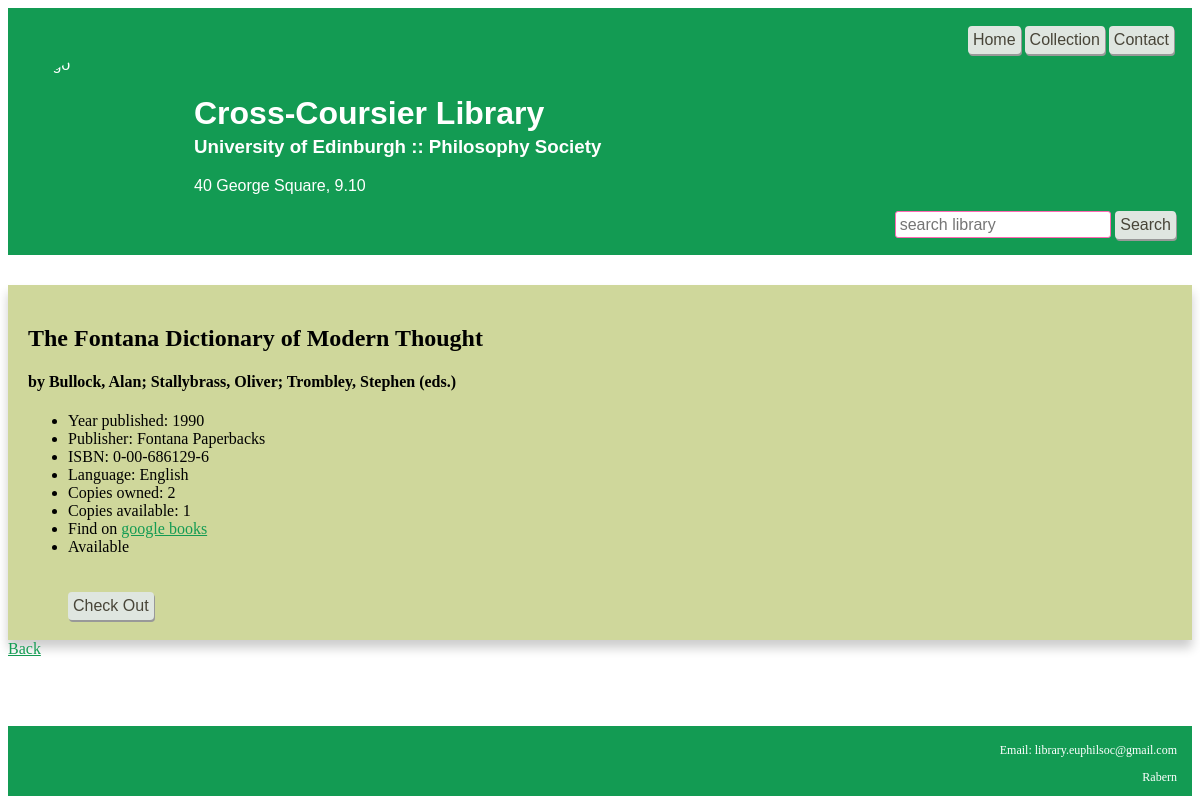
Screenshot of /library/details/7/ with the database file from the repository.
### libraryapp/models.py (models this page shows, shortened)
class Book(models.Model):
    call_number = models.CharField(max_length =50)
    author = models.CharField(max_length =100)
    title = models.CharField(max_length =100)
    year = models.CharField(max_length =50)
    publisher = models.CharField(max_length =100)
    isbn = models.CharField(max_length =100)
    inventory = models.SmallIntegerField()
    available = models.SmallIntegerField()
    language = models.CharField(max_length =100)
    notes = models.TextField(null=True)

### libraryapp/views.py (the view)
# urls.py: path('details/<int:id>/', book_detail, name ="details"),
def book_detail(request,id):
    book = get_object_or_404(Book,id=id)
    context ={
        "book": book
    }
    return render(request, "library/detail.html", context)

### libraryapp/templates/library/detail.html (shortened to what this page needs)
{% extends 'base.html'%}
{% block content %}
 <div>
<div class="card">
  <div class="container">
    <h2><b>{{ book.title}}</b></h2>
    <h4> by {{ book.author }}</h4>
  <ul>
    <li>Year published: {{ book.year}} </li>
    <li>Publisher: {{ book.publisher}} </li>
    <li>ISBN: {{ book.isbn}}</li>
    <li>Language: {{ book.language}} </li>
    <li>Copies owned: {{ book.inventory}} </li>
    <li>Copies available: {{ book.available}} </li>
    <li>Find on <a style href="https://www.google.com/search?tbm=bks&q={{book.title}}">google books </a> </li>
    <li>{{ book.available|yesno:"Available,Not Available"}}</li>
  </ul>
</div>
{%if book.available %}
<div id="check"><button  onclick="location.href = '{% url 'checkout' book.id %}'">Check Out</button></div>
{%else%}
<div id="check">All copies of this item are checked out</div>
{%endif%}
</div>
<div> <a href="{% url 'list' %}"> Back </a></div>
<br>
{% endblock content %}

### libraryapp/static/css/books.css (style rules this page uses)
a { color: #139b53; }
li a { padding: 0em; }
.card { background-color: #cfd79b; box-shadow: 0 8px 10px 0 rgba(0,0,0,0.2); }
.container { padding: 20px; }
#check { margin-left:60px; padding-bottom: 20px; }
button { padding: 5px 5px; font-size: 16px; cursor: pointer; text-align: center; text-decoration: none; color: #484538; background-color: #dfe6e0; border: none; border-radius: 4px; box-shadow: 1px 2px #999; }

### rows the page displays
Book: title "The Fontana Dictionary of Modern Thought", author "Bullock, Alan; Stallybrass, Oliver; Trombley, Stephen (eds.)", year "1990", publisher "Fontana Paperbacks", isbn "0-00-686129-6", language "English", inventory "2", available "1", available "Available"
